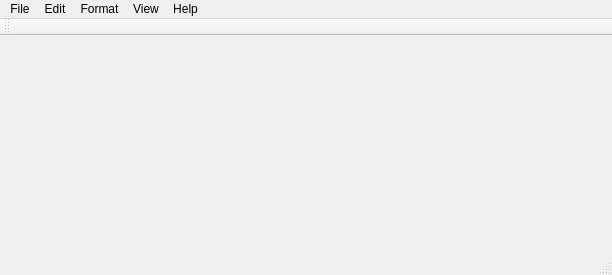
<?xml version="1.0" encoding="UTF-8"?>
<ui version="4.0">
 <class>MainWindow</class>
 <widget class="QMainWindow" name="MainWindow">
  <property name="geometry">
   <rect>
    <x>0</x>
    <y>0</y>
    <width>612</width>
    <height>275</height>
   </rect>
  </property>
  <property name="minimumSize">
   <size>
    <width>255</width>
    <height>230</height>
   </size>
  </property>
  <property name="windowTitle">
   <string>MainWindow</string>
  </property>
  <widget class="QWidget" name="centralWidget"/>
  <widget class="QMenuBar" name="menuBar">
   <property name="geometry">
    <rect>
     <x>0</x>
     <y>0</y>
     <width>612</width>
     <height>21</height>
    </rect>
   </property>
   <widget class="QMenu" name="menuFile">
    <property name="title">
     <string>File</string>
    </property>
    <addaction name="actionNew"/>
    <addaction name="actionOpen"/>
    <addaction name="actionSave"/>
    <addaction name="actionSave_As"/>
    <addaction name="separator"/>
    <addaction name="actionPage_Setup"/>
    <addaction name="actionPrint"/>
    <addaction name="separator"/>
    <addaction name="actionExit"/>
   </widget>
   <widget class="QMenu" name="menuEdit">
    <property name="title">
     <string>Edit</string>
    </property>
    <addaction name="actionUndo"/>
    <addaction name="actionRedo"/>
    <addaction name="separator"/>
    <addaction name="actionCut"/>
    <addaction name="actionCopy"/>
    <addaction name="actionPaste"/>
    <addaction name="separator"/>
    <addaction name="actionFind"/>
    <addaction name="actionFind_Next"/>
    <addaction name="actionReplace"/>
    <addaction name="actionGo_To"/>
    <addaction name="separator"/>
    <addaction name="actionSelect_All"/>
    <addaction name="actionTime_Date"/>
   </widget>
   <widget class="QMenu" name="menuFormat">
    <property name="title">
     <string>Format</string>
    </property>
    <addaction name="actionFont"/>
   </widget>
   <widget class="QMenu" name="menuView">
    <property name="title">
     <string>View</string>
    </property>
    <addaction name="actionStatus_Bar"/>
   </widget>
   <widget class="QMenu" name="menuHelp">
    <property name="title">
     <string>Help</string>
    </property>
    <addaction name="actionAbout"/>
   </widget>
   <addaction name="menuFile"/>
   <addaction name="menuEdit"/>
   <addaction name="menuFormat"/>
   <addaction name="menuView"/>
   <addaction name="menuHelp"/>
  </widget>
  <widget class="QToolBar" name="mainToolBar">
   <attribute name="toolBarArea">
    <enum>TopToolBarArea</enum>
   </attribute>
   <attribute name="toolBarBreak">
    <bool>false</bool>
   </attribute>
  </widget>
  <widget class="QStatusBar" name="statusBar"/>
  <action name="actionNew">
   <property name="text">
    <string>New</string>
   </property>
  </action>
  <action name="actionOpen">
   <property name="text">
    <string>Open</string>
   </property>
  </action>
  <action name="actionSave">
   <property name="text">
    <string>Save</string>
   </property>
  </action>
  <action name="actionSave_As">
   <property name="text">
    <string>Save As</string>
   </property>
  </action>
  <action name="actionPage_Setup">
   <property name="text">
    <string>Page Setup</string>
   </property>
  </action>
  <action name="actionPrint">
   <property name="text">
    <string>Print</string>
   </property>
  </action>
  <action name="actionExit">
   <property name="text">
    <string>Exit</string>
   </property>
  </action>
  <action name="actionUndo">
   <property name="text">
    <string>Undo</string>
   </property>
  </action>
  <action name="actionRedo">
   <property name="text">
    <string>Redo</string>
   </property>
  </action>
  <action name="actionCut">
   <property name="text">
    <string>Cut</string>
   </property>
  </action>
  <action name="actionCopy">
   <property name="text">
    <string>Copy</string>
   </property>
  </action>
  <action name="actionPaste">
   <property name="text">
    <string>Paste</string>
   </property>
  </action>
  <action name="actionDelete">
   <property name="text">
    <string>Delete</string>
   </property>
  </action>
  <action name="actionFind">
   <property name="text">
    <string>Find</string>
   </property>
  </action>
  <action name="actionFind_Next">
   <property name="text">
    <string>Find Next</string>
   </property>
  </action>
  <action name="actionReplace">
   <property name="text">
    <string>Replace</string>
   </property>
  </action>
  <action name="actionGo_To">
   <property name="text">
    <string>Go To</string>
   </property>
  </action>
  <action name="actionSelect_All">
   <property name="text">
    <string>Select All</string>
   </property>
  </action>
  <action name="actionTime_Date">
   <property name="text">
    <string>Time Date</string>
   </property>
  </action>
  <action name="actionWord_Wrap">
   <property name="text">
    <string>Word Wrap</string>
   </property>
  </action>
  <action name="actionFont">
   <property name="text">
    <string>Font</string>
   </property>
  </action>
  <action name="actionStatus_Bar">
   <property name="text">
    <string>Status Bar</string>
   </property>
  </action>
  <action name="actionAbout">
   <property name="text">
    <string>About</string>
   </property>
  </action>
 </widget>
 <layoutdefault spacing="6" margin="11"/>
 <resources/>
 <connections/>
</ui>
